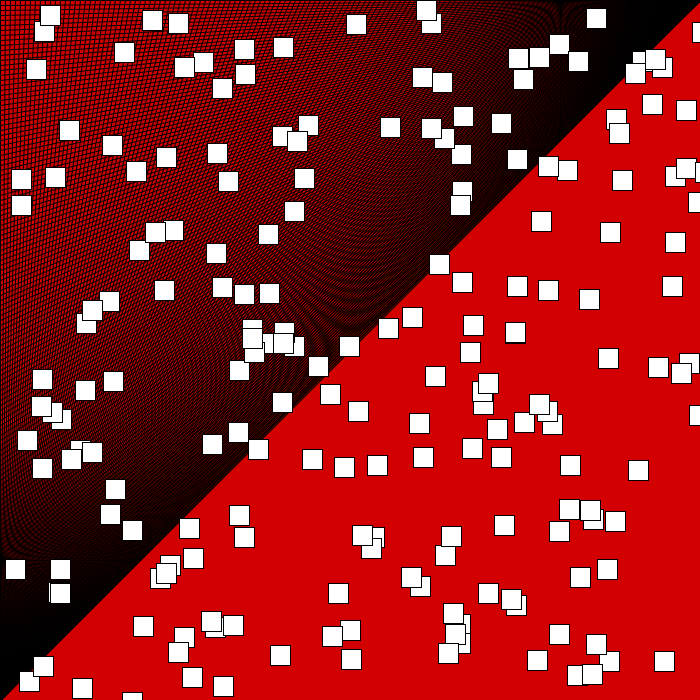
Frame 1 (no input)
Frame 60 (the mouse pressed at the canvas centre just before this capture): identical to frame 1, image omitted
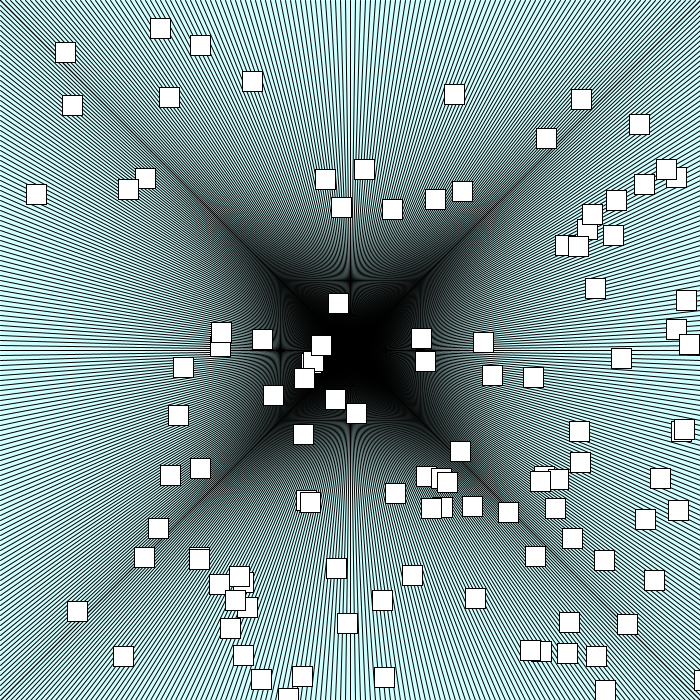
Frame 120 (the mouse held since frame 60 and released just before this capture)

The Processing sketch that drew these frames (run headless with seeded random() and noise(); from frame 60 on, the mouse is pressed at the canvas centre):

// Processing sketch: processing_116115
// ── processing_116115.pde

int num_squares = 200;
int[] x_values = new int[num_squares];
int[] y_values = new int[num_squares];
 
void setup() {
  size(700, 700);
  smooth();
   
    for (int i = 0; i<x_values.length; i++) {
    x_values[i] = int( random(width) );
    y_values[i] = int( random(height) );
    }
 
}
void draw() {
  background(210, mouseY, mouseX);

   
   
  for (int xPos = 0; xPos <= width; xPos = xPos + 5) {
     
 
    line(xPos, 0, mouseX, height-mouseY);
    line(xPos, height, mouseX, height-mouseY);
 
    line(0, xPos, width-mouseX, mouseY);
    line(width, xPos , width-mouseX, mouseY);
     
  }
for (int i = 0; i<x_values.length; i++) {
    rect(x_values[i]+(mouseX*.005)*i, y_values[i]+(mouseY*.005)*i, 20, 20);
   
  }
   
}

void mouseClicked(){
  fill(random(250), random(250), random(250), 50);
  stroke(random(120), random(120), random(120));
}
